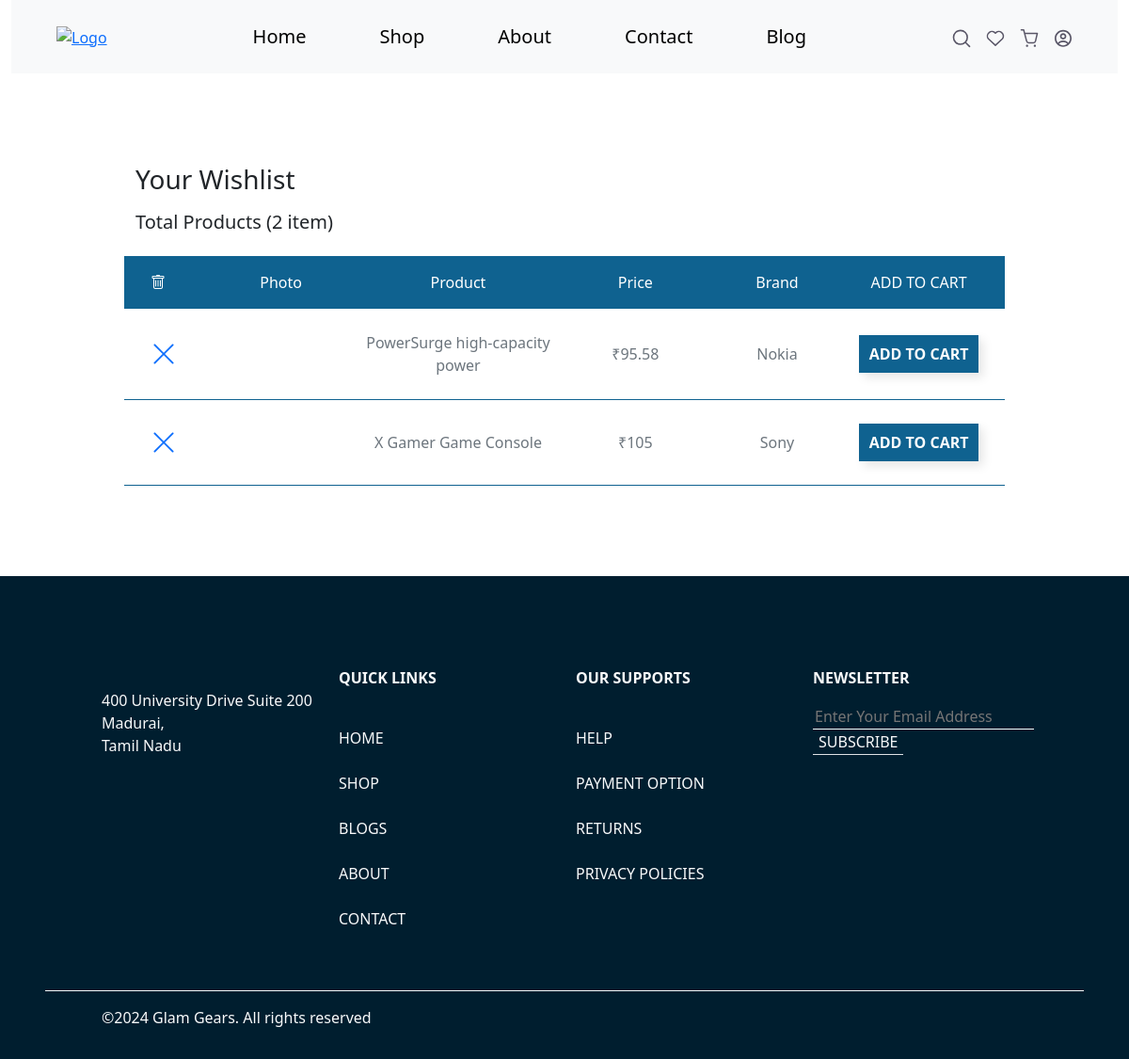
The app's page /wishlist.php (signed in), older data.
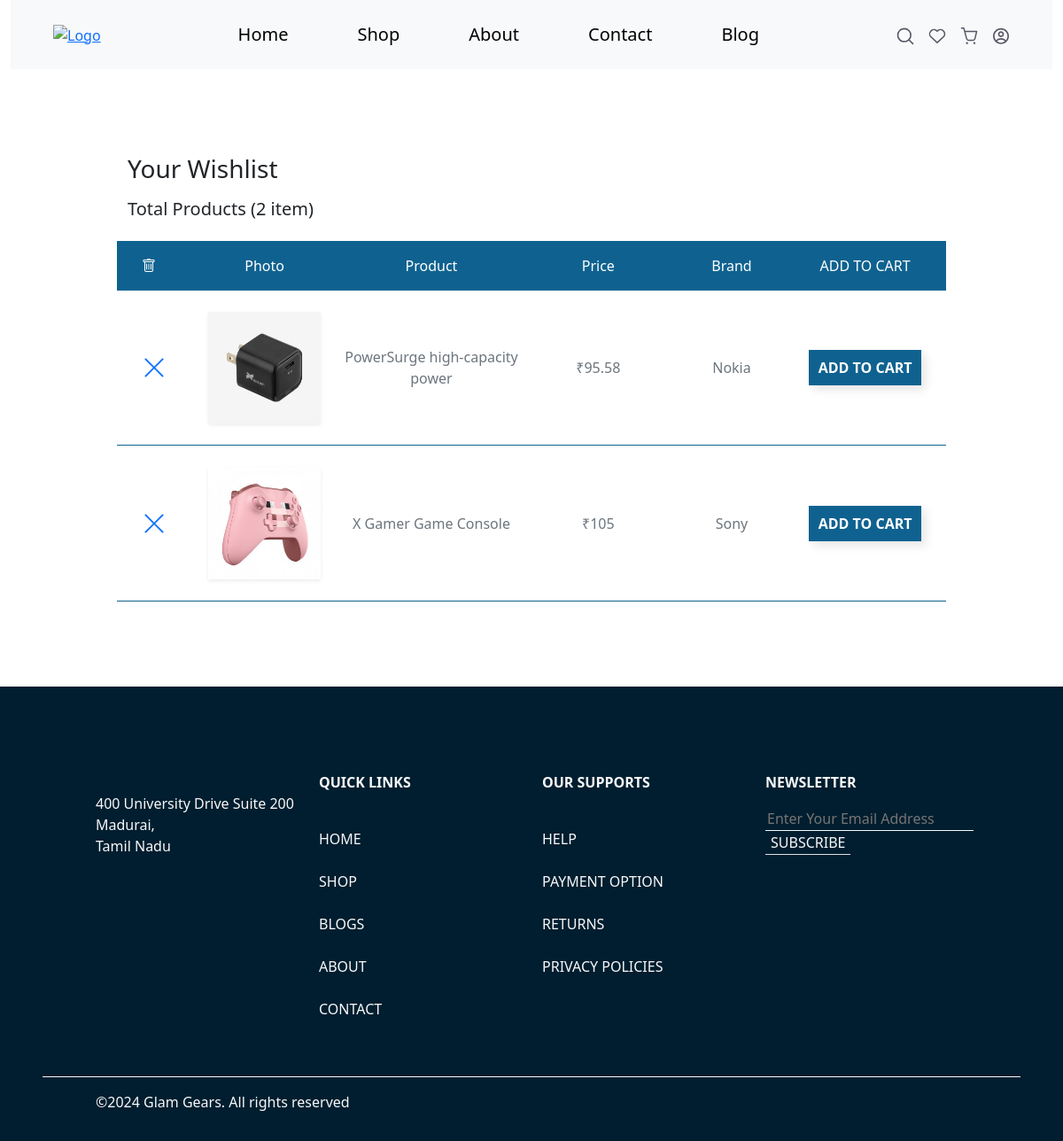
The same page, newer data.
### tables this page shows
CREATE TABLE `products` (
  `id` int(11) NOT NULL,
  `product_id` int(100) NOT NULL,
  `product_name` varchar(100) NOT NULL,
  `product_description` text NOT NULL,
  `product_price` decimal(10,2) NOT NULL,
  `discount_percent` decimal(2,2) NOT NULL,
  `product_quantity` int(100) NOT NULL,
  `category_name` varchar(100) NOT NULL,
  `brand_name` varchar(100) NOT NULL,
  `product_status` varchar(8) NOT NULL DEFAULT 'active',
  `merchant_id` int(100) NOT NULL,
  `main_image_name` varchar(100) NOT NULL,
  `is_featured` varchar(1) NOT NULL,
  `created_at` timestamp NOT NULL DEFAULT current_timestamp() ON UPDATE current_timestamp(),
  `updated_at` timestamp NOT NULL DEFAULT current_timestamp()
);

### wishlist.php (the view, shortened to what this page needs)
<?php
$userId = $_SESSION['user'];
?>
<!DOCTYPE html>
<html lang="en">
<?php
include_once('./head.php');
?>
<?php
include_once('./header.php');
?>
<div class="row px-3 px-md-5 my-5">
    <div class="col-12 px-0 px-md-5">
        <div class="row mt-5 px-0 px-md-5 my-5">
            <h3 class="mb-3">Your Wishlist</h3>
            <?php
            require_once "./config.php";
            $sql = " SELECT COUNT(*) AS total_rows FROM wishlist WHERE `user_id` = ?";
            $stmt = $config->prepare($sql);
            $stmt->bind_param("s", $userId);
            $stmt->execute();
            $result = $stmt->get_result();
            if ($result->num_rows > 0) {
                $row = $result->fetch_assoc();
                $totalRows = $row['total_rows'];
            }
            ?>
            <h5>Total Products (<?php echo $totalRows; ?> item)</h5>
            <div class="cart-container mt-3 col-12">
                <div style="background-color: #0f6290" class="row text-white p-3 fw-medium d-none d-lg-flex">
                    <div class="col-12 col-lg-1">
                        <i class="bi bi-trash"></i>
                    </div>
                    <div class="col-2">
                        <p class="mb-0 text-center">Photo</p>
                    </div>
                    <div class="col-3">
                        <p class="mb-0 text-center">Product</p>
                    </div>
                    <div class="col-2">
                        <p class="mb-0 text-center">Price</p>
                    </div>
                    <div class="col-2">
                        <p class="mb-0 text-center">Brand</p>
                    </div>
                    <div class="col-2">
                        <p class="mb-0 text-center">ADD TO CART</p>
                    </div>
                </div>
                <?php
                require_once "./config.php";
                $sql = "SELECT * FROM wishlist WHERE `user_id`=$userId;";
                $result = mysqli_query($config, $sql);
                if ($result->num_rows > 0) {
                    while ($row = mysqli_fetch_array($result)) {
                        $itemid = $row['product_id'];
                        $wishid = $row['wishlist_id'];
                        require_once "./config.php";
                        $sql3 = "SELECT * FROM products WHERE `product_id`=$itemid;";
                        $itemresult = mysqli_query($config, $sql3);
                        while ($itemrow = mysqli_fetch_array($itemresult)) {
                ?>
                            <div style="border-bottom: 1px solid #0f6290" class="row text-secondary px-3 py-4 fw-medium d-flex gap-4 gap-lg-0 align-items-center">
                                <div class="col-12 col-lg-1">
                                    <a href="./delwish.php?wishID=<?php echo $wishid; ?>&itemid=<?php echo $itemid; ?>">
                                        <i class="bi bi-x-lg fs-3"></i>
                                    </a>
                                </div>
                                <div class="col-8 col-md-5 col-lg-2">
                                    <img class="img-fluid shadow-sm" src="./uploads/<?php echo $itemrow['main_image_name']; ?>" alt="" />
                                </div>
                                <div class="col-10 col-lg-3">
                                    <p class="mb-0 text-center"><?php echo $itemrow['product_name']; ?></p>
                                </div>
                                <div class="col-12 col-lg-2">
                                    <div class="d-flex align-items-center justify-content-between justify-content-lg-center">
                                        <p class="mb-0 text-center">&#8377;<?php echo $itemrow['product_price'] * $itemrow['discount_percent'];
                                                                            ?> </p>
                                    </div>
                                </div>
                                <div class="col-12 col-lg-2">
                                    <div class="d-flex align-items-center justify-content-between justify-content-lg-center">
                                        <p class="mb-0 text-center"><?php echo $itemrow['brand_name']; ?></p>
                                    </div>
                                </div>
                                <div class="col-12 col-lg-2">
                                    <div class="d-flex align-items-center justify-content-between justify-content-lg-center">
                                        <a href="./addtocart.php?productID=<?php echo $itemrow['product_id']; ?>" class="bte text-center link-underline link-underline-opacity-0">
                                            ADD TO CART
                                        </a>
                                    </div>
                                </div>
                            </div>
                <?php
                        }
                    }
                } else {
                    echo '<div style="border-bottom: 1px solid #0f6290" class="row text-secondary px-3 py-5 fw-medium d-flex gap-4 gap-lg-0 align-items-center ">
                    <div class="col-12 text-center">Your Wishlist is empty</div>
                    </div>';
                }
                ?>
            </div>
        </div>
    </div>
</div>
<?php
include_once('./footer.php');
?>

### head.php (shortened to what this page needs)
<head>
    <link rel="stylesheet" href="./css/style.css" />
    <link rel="stylesheet" href="./node_modules/bootstrap-icons/font/bootstrap-icons.min.css" />
    <link rel="stylesheet" href="./node_modules/bootstrap/dist/css/bootstrap.min.css" />
    <link rel="stylesheet" href="./node_modules/bootstrap-icons/font/bootstrap-icons.min.css" />
    <link rel="stylesheet" href="./css/jquery-ui.css">
</head>

### header.php (shortened to what this page needs)
<body>
    <section class="container-fluid ">
        <header class="position-relative">
            <nav class="bg-light">
                <div class="w-full mx-auto px-1 px-md-5 px-lg-16 py-3 d-flex justify-content-between align-items-center">
                    <div class="d-flex">
                        <a href="./index.php">
                            <img src="./assets/icon/logo.svg" alt="Logo" class="img-fluid" />
                        </a>
                    </div>
                    <?php $pagename = $_SERVER['PHP_SELF']; ?>
                    <ul class="d-lg-flex align-items-center gap-3 gap-xl-5 d-none list-unstyled fs-5 mb-0">
                        <li>
                            <a href="./index.php" class="<?php if (basename($pagename) == 'index.php') {
                                                                echo 'navactive';
                                                            }  ?> link-underline nav link-underline-opacity-0 ">Home</a>
                        </li>
                        <li>
                            <a href="./shop.php" class="<?php if (basename($pagename) == 'shop.php') {
                                                            echo 'navactive';
                                                        } ?>  link-underline nav link-underline-opacity-0 ">Shop</a>
                        </li>
                        <li>
                            <a href="./about.php" class="<?php if (basename($pagename) == 'about.php') {
                                                                echo 'navactive';
                                                            }  ?>  link-underline  nav link-underline-opacity-0 ">About</a>
                        </li>
                        <li>
                            <a href="./contact.php" class="<?php if (basename($pagename) == 'contact.php') {
                                                                echo 'navactive';
                                                            } ?>  link-underline nav link-underline-opacity-0 ">Contact</a>
                        </li>
                        <li>
                            <a href="./blogs.php" class="<?php if (basename($pagename) == 'blogs.php') {
                                                                echo 'navactive';
                                                            }  ?>  link-underline nav link-underline-opacity-0 ">Blog</a>
                        </li>
                    </ul>
                    <div class="d-flex gap-3 position-relative">
                        <button id="searchBtn" class="w-100 bg-transparent border-0 p-0 ">
                            <img class="img-fluid" src="./assets/icon/Search.svg" alt="searcico" />
                        </button>
                        <a class="d-lg-block d-none w-100" href="./wishlist.php">
                            <img class="img-fluid" src="./assets/icon/Heart.svg" alt="haertico" />
                        </a>
                        <a class="d-lg-block d-none w-100" href="./cart.php">
                            <img class="img-fluid" src="./assets/icon/Shoppingcart.svg" alt="cartico" />
                        </a>
                        <button id="menuBtn" class="w-100 bg-transparent border-0 p-0">
                            <img class="img-fluid" src="./assets/icon/Avatar.svg" alt="profileico" />
                        </button>
                    </div>
                </div>
            </nav>
                </html>

### footer.php (shortened to what this page needs)
<footer class="row px-2 px-lg-5 text-light d-flex justify-content-center" style="background-color: #001e2f">
    <div class="row border-bottom border-light p-2 p-md-5 mt-5 d-flex gap-5 gap-lg-0">
        <div class="col-11 col-lg-3">
            <p>400 University Drive Suite 200 Madurai,<br>Tamil Nadu</p>
        </div>
        <div class="col-5 col-lg-3">
            <ul class="list-unstyled d-flex flex-column gap-4">
                <p class="fw-bold">QUICK LINKS</p>
                <li>
                    <a href="./index.php" class="link-light link-underline-opacity-0">HOME</a>
                </li>
                <li>
                    <a href="./shop.php" class="link-light link-underline-opacity-0">SHOP</a>
                </li>
                <li>
                    <a href="./blogs.php" class="link-light link-underline-opacity-0">BLOGS</a>
                </li>
                <li>
                    <a href="./about.php" class="link-light link-underline-opacity-0">ABOUT</a>
                </li>
                <li>
                    <a href="./contact.php" class="link-light link-underline-opacity-0">CONTACT</a>
                </li>
            </ul>
        </div>
        <div class="col-5 col-lg-3">
            <ul class="list-unstyled d-flex flex-column gap-4">
                <p class="fw-bold">OUR SUPPORTS</p>
                <li>
                    <a href="" class="link-light link-underline-opacity-0">HELP</a>
                </li>
                <li>
                    <a href="" class="link-light link-underline-opacity-0">PAYMENT OPTION</a>
                </li>
                <li>
                    <a href="" class="link-light link-underline-opacity-0">RETURNS</a>
                </li>
                <li>
                    <a href="" class="link-light link-underline-opacity-0">PRIVACY POLICIES</a>
                </li>
            </ul>
        </div>
        <div class="col-11 col-lg-3 order-2 order-lg-last">
            <p class="fw-bold">NEWSLETTER</p>
            <form class="flex flex-column flex-lg-row align-items-center" method="post" action="<?php echo $_SERVER['PHP_SELF']; ?>">
                <input placeholder="Enter Your Email Address" type="email" name="newsEmail" class="bg-transparent text-light border-bottom border-light placeholder-glow border-top-0 border-start-0 border-end-0" required />
                <button type="submit" name="subscribe" class="bg-transparent text-light border-bottom border-top-0 border-start-0 border-end-0">
                    SUBSCRIBE
                </button>
            </form>
        </div>
    </div>
    <div class="row px-5 py-3">
        <p>&copy;2024 Glam Gears. All rights reserved</p>
    </div>
</footer>
</body>
</html>

### css/style.css (style rules this page uses)
a { cursor: pointer; }
p { margin-bottom: 0%; }
button { cursor: pointer; }
.bte { width: 130px; height: 40px; display: flex; align-items: center; justify-content: center; background-color: #0f6290; border: none; color: rgb(255, 255, 255); font-weight: 600; gap: 8px; cursor: pointer; box-shadow: 5px 5px 10px rgba(0, 0, 0, 0.103); position: relative; overflow: hidden; transition-duration: 0.3s; }

### header.php (style rules this page uses)
.nav { color: #000; padding: 8px 15px; }

Row changes from the older to the newer data that the page shows:
changed products "PowerSurge high-capacity power": main_image_name: picture added
changed products "X Gamer Game Console": main_image_name: picture added
